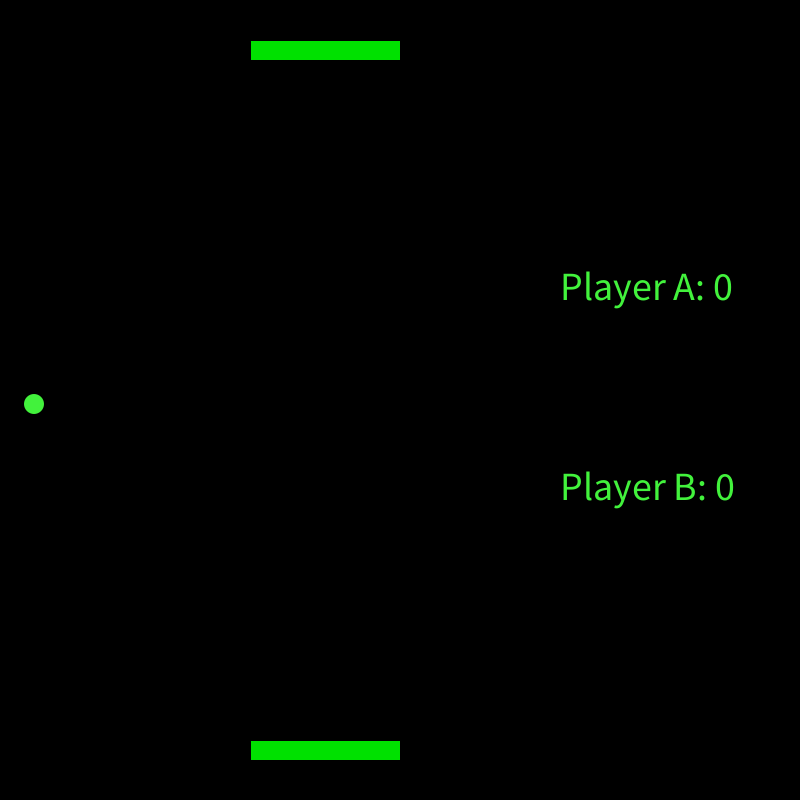
Frame 1 (no input)
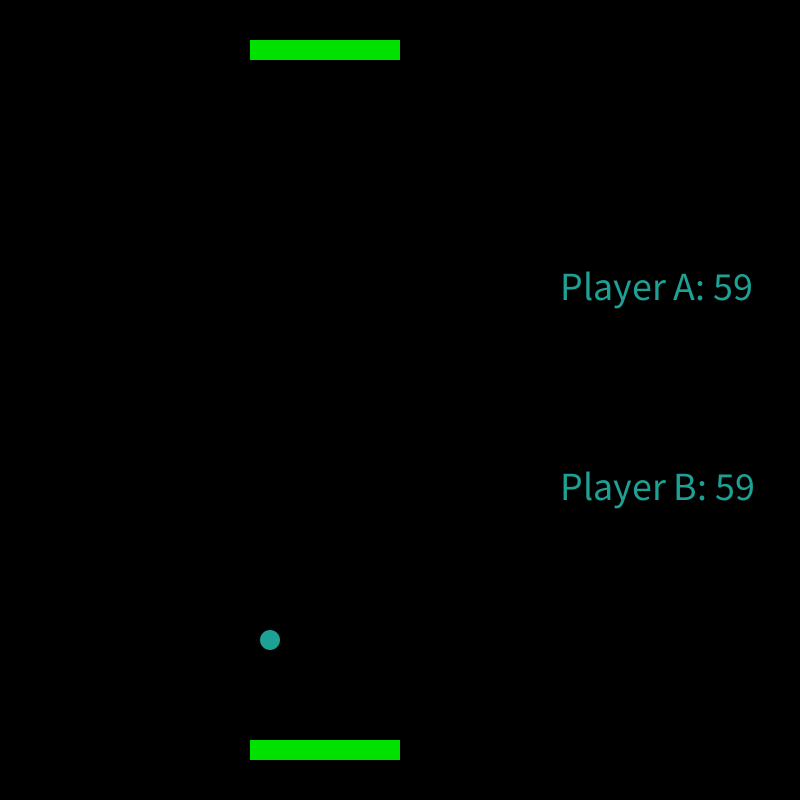
Frame 60 (the mouse pressed at the canvas centre just before this capture)
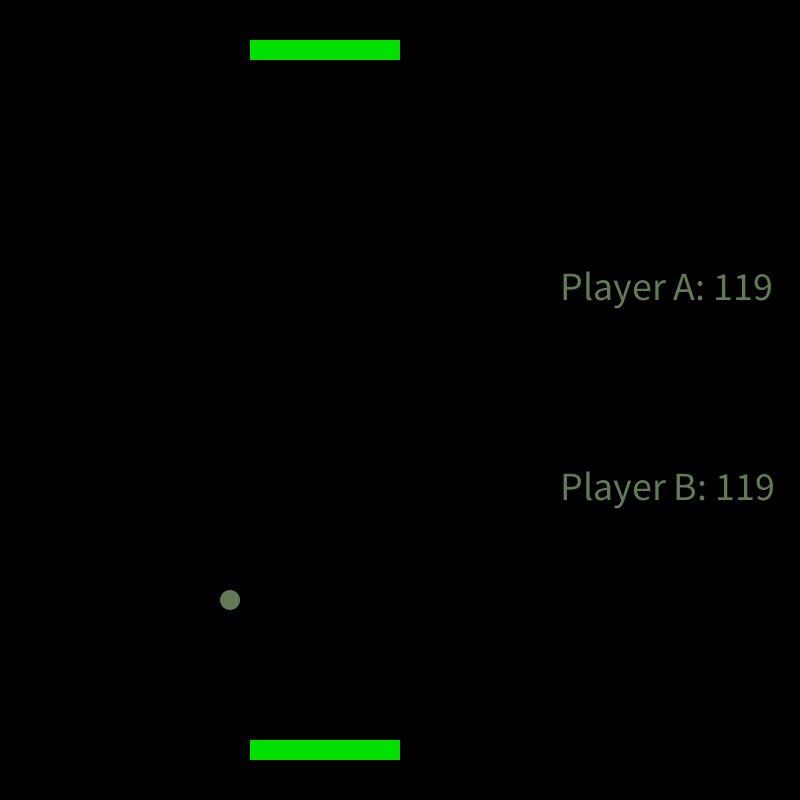
Frame 120 (the mouse held since frame 60 and released just before this capture)

The Processing sketch that drew these frames (run headless with seeded random() and noise(); from frame 60 on, the mouse is pressed at the canvas centre):

// Processing sketch: Pong_ball1
// ── Pong_ball1.pde

Circle pc;
Score_board sb;
int y;
float temp;
int x;

void setup(){
  //canvas
  size(800,800);
 
  pc=new Circle();
  sb = new Score_board();
  background(0,0,0);
  x = 400;
  y = 400;
  temp = random(0, 800);
  frameRate(30);
}

void draw(){
 background(0,0,0);
      
     //padle 
 pc.drawPadlea();
pc.movePadlea();
 pc.drawPadleb();
 pc.movePadleb();

 pc.drawCircle();
//
 pc.gg();
 
 

 
 // Score Board
 sb.drawScore();
 sb.updateA();
 sb.updateB();
// Stashed changes
}

void keyPressed(){

 if (keyCode==68){
   pc.directionChangea("right");
     
 }
   if(keyCode==65){
   pc.directionChangea("Left");
 
}
if (keyCode==RIGHT){
   pc.directionChangeb("right");
     
 }
 if (keyCode==LEFT){
   pc.directionChangeb("Left");


     
 }
}

// ── Circle.pde
public class Circle{
  int rad;        // Width of the shape
  float xpos;    // Starting position of shape    
  float ypos;
  
  float xspeed;  // Speed of the shape
  float yspeed;  // Speed of the shape
  
  int xdirection;  // Left or Right
  int ydirection;

  int xa;
  int ya;
  int aa;
  int da;
String currentDirectiona;
int xb;
  int yb;
  int ab;
  int db;
String currentDirectionb;
     
  

int r=0, g=0, b=0;


  public Circle(){
       xa=250;
 ya=40;
 xb=250;
 yb=740;
    rad = 20;
    xpos = 30.0;
    ypos = 400.0;
    xspeed = 4;
    yspeed = 4;
    xdirection = 1;
    ydirection = 1;
  
  }
  public void gg(){
   if(ypos>800){
          background(255,0,0);
     fill(255,255,255);
     textSize(20);
       textAlign(CENTER);
       text(" Game Over. Player 1 wins.",400,400);
   }
   if(ypos<0){
     background(255,0,0);
     fill(255,255,255);
     textSize(20);
       textAlign(CENTER);
       text(" Game Over. Player 2 wins.",400,400);
   }
  }
 
  
  
  
  
  
  
  
  
  
  
  public void drawCircle(){
    noStroke();
   // ellipseMode(RADIUS);
   r = int(random(0, 255));
  g = int(random(0, 255));
  b = int(random(0, 255));
  fill(r, g, b);
    // Update the position of the shape
    xpos = xpos + ( xspeed * xdirection );
    ypos = ypos + ( yspeed * ydirection );
    
    // Test to see if the shape exceeds the boundaries of the screen
    // If it does, reverse its direction by multiplying by -1
    if (xpos > width-rad || xpos < rad) {
      xdirection *= -1;
    }
    if(xpos>xa&&xpos<xa+150&&ypos<=60&&ypos>=55){
       xdirection *= -1;
        ydirection *= -1;
    }
    //if (ypos > height-rad || ypos < rad) {
    //  ydirection *= -1;
    //}
 if(xpos>xb&&xpos<xb+150&&ypos>=740&&ypos<=745){
       xdirection *= -1;
       ydirection *= -1;
    }
    // Draw the shape
    println("X" + xpos);
    println("Y" + ypos);
    ellipse(xpos, ypos, rad, rad);
  }

























public void drawPadlea(){
  
 //currentDirectiona="right";
     fill(0,225,0);
     rect(xa,ya,150,20);
   }
   public void movePadlea(){
     if (currentDirectiona == "right"){
       xa = xa + 2;
        }else if(currentDirectiona == "Left"){
      xa = xa - 2; 
        }
         if(xa>650){
        xa=xa-2;
        }
         if(xa<0){
        xa=xa+2;
        }
   }
public void directionChangea(String j){
  currentDirectiona=j;
}





 public void drawPadleb(){
      
// currentDirectionb="right";
     fill(0,225,0);
     rect(xb,yb,150,20);
   }
   public void movePadleb(){
     if (currentDirectionb == "right"){
       xb = xb + 2;
        }else if(currentDirectionb == "Left"){
      xb = xb - 2; 
        }
        if(xb>650){
        xb=xb-2;
        }
         if(xb<0){
        xb=xb+2;
        }
   }
public void directionChangeb(String k){
  currentDirectionb=k;
}



















}
  

// ── PadleA.pde

//reset, statement...

// ── PadleB.pde
public class PadleB{
  int x;
  int y;
  int a;
  int d;
String currentDirection;
  public PadleB(){
 x=250;
 y=700;
 currentDirection="right";
   }
   
   public void drawPadle(){
     fill(0,225,0);
     rect(x,y,300,40);
   }
   public void movePadle(){
     if (currentDirection == "right"){
       x = x + 2;
        }else if(currentDirection == "Left"){
      x = x - 2; 
        }
   }
public void directionChange(String d){
  currentDirection=d;
}
   }

// ── Score_board.pde

public class Score_board{
  int a;
  int b;
  int c;
  String showScore;
  
  public Score_board(){
    a = 0;
    b = 0;
  }
  
  public void drawScore(){
    showScoreA();
    showScoreB();
  }
  
  public void showScoreA(){
    textSize(40);
    text("Player A: " + a, 560, 300);
  }
  
  public void showScoreB(){
    textSize(40);
    text("Player B: " + b, 560, 500);
  }
  
  public void updateA(){
   
   a = a + 1; 
  }
  
  public void updateB(){
   
   b = b + 1; 
  }

}

// ── line.pde
public class line{
  public void draw(){
    fill(255,255,255);
    line(0,400,800,400);
    stroke(255,255,255);
  }
}
